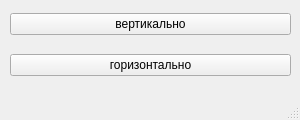
<?xml version="1.0" encoding="UTF-8"?>
<ui version="4.0">
 <class>ReflectWindow</class>
 <widget class="QMainWindow" name="ReflectWindow">
  <property name="geometry">
   <rect>
    <x>0</x>
    <y>0</y>
    <width>300</width>
    <height>120</height>
   </rect>
  </property>
  <property name="windowTitle">
   <string>Отразить</string>
  </property>
  <widget class="QWidget" name="centralwidget">
   <widget class="QWidget" name="verticalLayoutWidget">
    <property name="geometry">
     <rect>
      <x>10</x>
      <y>0</y>
      <width>281</width>
      <height>91</height>
     </rect>
    </property>
    <layout class="QVBoxLayout" name="verticalLayout">
     <item>
      <widget class="QPushButton" name="VerticalButton">
       <property name="text">
        <string>вертикально</string>
       </property>
      </widget>
     </item>
     <item>
      <widget class="QPushButton" name="HorizontalButton">
       <property name="text">
        <string>горизонтально</string>
       </property>
      </widget>
     </item>
    </layout>
   </widget>
  </widget>
  <widget class="QMenuBar" name="menubar">
   <property name="geometry">
    <rect>
     <x>0</x>
     <y>0</y>
     <width>300</width>
     <height>21</height>
    </rect>
   </property>
  </widget>
  <widget class="QStatusBar" name="statusbar"/>
 </widget>
 <resources/>
 <connections/>
</ui>
